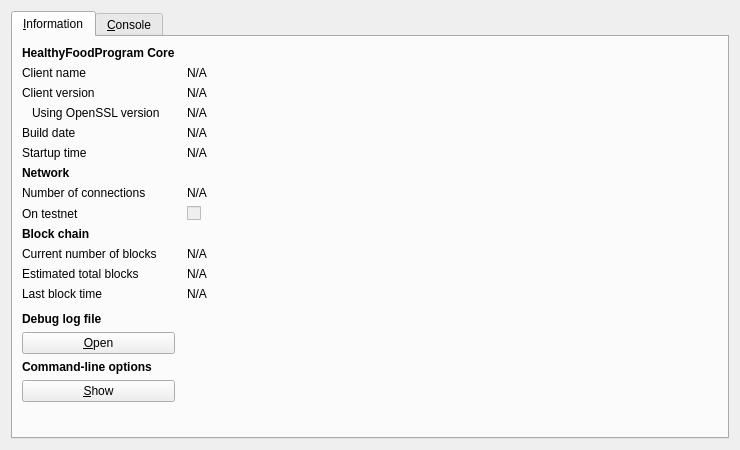
<?xml version="1.0" encoding="UTF-8"?>
<ui version="4.0">
 <class>RPCConsole</class>
 <widget class="QDialog" name="RPCConsole">
  <property name="geometry">
   <rect>
    <x>0</x>
    <y>0</y>
    <width>740</width>
    <height>450</height>
   </rect>
  </property>
  <property name="windowTitle">
   <string>HealthyFoodProgram - Debug window</string>
  </property>
  <layout class="QVBoxLayout" name="verticalLayout_2">
   <item>
    <widget class="QTabWidget" name="tabWidget">
     <property name="currentIndex">
      <number>0</number>
     </property>
     <widget class="QWidget" name="tab_info">
      <attribute name="title">
       <string>&amp;Information</string>
      </attribute>
      <layout class="QGridLayout" name="gridLayout" columnstretch="0,1">
       <property name="horizontalSpacing">
        <number>12</number>
       </property>
       <item row="0" column="0">
        <widget class="QLabel" name="label_9">
         <property name="font">
          <font>
           <weight>75</weight>
           <bold>true</bold>
          </font>
         </property>
         <property name="text">
          <string>HealthyFoodProgram Core</string>
         </property>
        </widget>
       </item>
       <item row="1" column="0">
        <widget class="QLabel" name="label_5">
         <property name="text">
          <string>Client name</string>
         </property>
        </widget>
       </item>
       <item row="1" column="1">
        <widget class="QLabel" name="clientName">
         <property name="cursor">
          <cursorShape>IBeamCursor</cursorShape>
         </property>
         <property name="text">
          <string>N/A</string>
         </property>
         <property name="textFormat">
          <enum>Qt::PlainText</enum>
         </property>
         <property name="textInteractionFlags">
          <set>Qt::LinksAccessibleByMouse|Qt::TextSelectableByKeyboard|Qt::TextSelectableByMouse</set>
         </property>
        </widget>
       </item>
       <item row="2" column="0">
        <widget class="QLabel" name="label_6">
         <property name="text">
          <string>Client version</string>
         </property>
        </widget>
       </item>
       <item row="2" column="1">
        <widget class="QLabel" name="clientVersion">
         <property name="cursor">
          <cursorShape>IBeamCursor</cursorShape>
         </property>
         <property name="text">
          <string>N/A</string>
         </property>
         <property name="textFormat">
          <enum>Qt::PlainText</enum>
         </property>
         <property name="textInteractionFlags">
          <set>Qt::LinksAccessibleByMouse|Qt::TextSelectableByKeyboard|Qt::TextSelectableByMouse</set>
         </property>
        </widget>
       </item>
       <item row="3" column="0">
        <widget class="QLabel" name="label_14">
         <property name="text">
          <string>Using OpenSSL version</string>
         </property>
         <property name="indent">
          <number>10</number>
         </property>
        </widget>
       </item>
       <item row="3" column="1">
        <widget class="QLabel" name="openSSLVersion">
         <property name="cursor">
          <cursorShape>IBeamCursor</cursorShape>
         </property>
         <property name="text">
          <string>N/A</string>
         </property>
         <property name="textFormat">
          <enum>Qt::PlainText</enum>
         </property>
         <property name="textInteractionFlags">
          <set>Qt::LinksAccessibleByMouse|Qt::TextSelectableByKeyboard|Qt::TextSelectableByMouse</set>
         </property>
        </widget>
       </item>
       <item row="4" column="0">
        <widget class="QLabel" name="label_12">
         <property name="text">
          <string>Build date</string>
         </property>
        </widget>
       </item>
       <item row="4" column="1">
        <widget class="QLabel" name="buildDate">
         <property name="cursor">
          <cursorShape>IBeamCursor</cursorShape>
         </property>
         <property name="text">
          <string>N/A</string>
         </property>
         <property name="textFormat">
          <enum>Qt::PlainText</enum>
         </property>
         <property name="textInteractionFlags">
          <set>Qt::LinksAccessibleByMouse|Qt::TextSelectableByKeyboard|Qt::TextSelectableByMouse</set>
         </property>
        </widget>
       </item>
       <item row="5" column="0">
        <widget class="QLabel" name="label_13">
         <property name="text">
          <string>Startup time</string>
         </property>
        </widget>
       </item>
       <item row="5" column="1">
        <widget class="QLabel" name="startupTime">
         <property name="cursor">
          <cursorShape>IBeamCursor</cursorShape>
         </property>
         <property name="text">
          <string>N/A</string>
         </property>
         <property name="textFormat">
          <enum>Qt::PlainText</enum>
         </property>
         <property name="textInteractionFlags">
          <set>Qt::LinksAccessibleByMouse|Qt::TextSelectableByKeyboard|Qt::TextSelectableByMouse</set>
         </property>
        </widget>
       </item>
       <item row="6" column="0">
        <widget class="QLabel" name="label_11">
         <property name="font">
          <font>
           <weight>75</weight>
           <bold>true</bold>
          </font>
         </property>
         <property name="text">
          <string>Network</string>
         </property>
        </widget>
       </item>
       <item row="7" column="0">
        <widget class="QLabel" name="label_7">
         <property name="text">
          <string>Number of connections</string>
         </property>
        </widget>
       </item>
       <item row="7" column="1">
        <widget class="QLabel" name="numberOfConnections">
         <property name="cursor">
          <cursorShape>IBeamCursor</cursorShape>
         </property>
         <property name="text">
          <string>N/A</string>
         </property>
         <property name="textFormat">
          <enum>Qt::PlainText</enum>
         </property>
         <property name="textInteractionFlags">
          <set>Qt::LinksAccessibleByMouse|Qt::TextSelectableByKeyboard|Qt::TextSelectableByMouse</set>
         </property>
        </widget>
       </item>
       <item row="8" column="0">
        <widget class="QLabel" name="label_8">
         <property name="text">
          <string>On testnet</string>
         </property>
        </widget>
       </item>
       <item row="8" column="1">
        <widget class="QCheckBox" name="isTestNet">
         <property name="enabled">
          <bool>false</bool>
         </property>
         <property name="text">
          <string/>
         </property>
        </widget>
       </item>
       <item row="9" column="0">
        <widget class="QLabel" name="label_10">
         <property name="font">
          <font>
           <weight>75</weight>
           <bold>true</bold>
          </font>
         </property>
         <property name="text">
          <string>Block chain</string>
         </property>
        </widget>
       </item>
       <item row="10" column="0">
        <widget class="QLabel" name="label_3">
         <property name="text">
          <string>Current number of blocks</string>
         </property>
        </widget>
       </item>
       <item row="10" column="1">
        <widget class="QLabel" name="numberOfBlocks">
         <property name="cursor">
          <cursorShape>IBeamCursor</cursorShape>
         </property>
         <property name="text">
          <string>N/A</string>
         </property>
         <property name="textFormat">
          <enum>Qt::PlainText</enum>
         </property>
         <property name="textInteractionFlags">
          <set>Qt::LinksAccessibleByMouse|Qt::TextSelectableByKeyboard|Qt::TextSelectableByMouse</set>
         </property>
        </widget>
       </item>
       <item row="11" column="0">
        <widget class="QLabel" name="label_4">
         <property name="text">
          <string>Estimated total blocks</string>
         </property>
        </widget>
       </item>
       <item row="11" column="1">
        <widget class="QLabel" name="totalBlocks">
         <property name="cursor">
          <cursorShape>IBeamCursor</cursorShape>
         </property>
         <property name="text">
          <string>N/A</string>
         </property>
         <property name="textFormat">
          <enum>Qt::PlainText</enum>
         </property>
         <property name="textInteractionFlags">
          <set>Qt::LinksAccessibleByMouse|Qt::TextSelectableByKeyboard|Qt::TextSelectableByMouse</set>
         </property>
        </widget>
       </item>
       <item row="12" column="0">
        <widget class="QLabel" name="label_2">
         <property name="text">
          <string>Last block time</string>
         </property>
        </widget>
       </item>
       <item row="12" column="1">
        <widget class="QLabel" name="lastBlockTime">
         <property name="cursor">
          <cursorShape>IBeamCursor</cursorShape>
         </property>
         <property name="text">
          <string>N/A</string>
         </property>
         <property name="textFormat">
          <enum>Qt::PlainText</enum>
         </property>
         <property name="textInteractionFlags">
          <set>Qt::LinksAccessibleByMouse|Qt::TextSelectableByKeyboard|Qt::TextSelectableByMouse</set>
         </property>
        </widget>
       </item>
       <item row="13" column="0">
        <spacer name="verticalSpacer_2">
         <property name="orientation">
          <enum>Qt::Vertical</enum>
         </property>
         <property name="sizeHint" stdset="0">
          <size>
           <width>20</width>
           <height>20</height>
          </size>
         </property>
        </spacer>
       </item>
       <item row="14" column="0">
        <widget class="QLabel" name="labelDebugLogfile">
         <property name="font">
          <font>
           <weight>75</weight>
           <bold>true</bold>
          </font>
         </property>
         <property name="text">
          <string>Debug log file</string>
         </property>
        </widget>
       </item>
       <item row="15" column="0">
        <widget class="QPushButton" name="openDebugLogfileButton">
         <property name="toolTip">
          <string>Open the HealthyFoodProgram debug log file from the current data directory. This can take a few seconds for large log files.</string>
         </property>
         <property name="text">
          <string>&amp;Open</string>
         </property>
         <property name="autoDefault">
          <bool>false</bool>
         </property>
        </widget>
       </item>
       <item row="16" column="0">
        <widget class="QLabel" name="labelCLOptions">
         <property name="font">
          <font>
           <weight>75</weight>
           <bold>true</bold>
          </font>
         </property>
         <property name="text">
          <string>Command-line options</string>
         </property>
        </widget>
       </item>
       <item row="17" column="0">
        <widget class="QPushButton" name="showCLOptionsButton">
         <property name="toolTip">
          <string>Show the HealthyFoodProgram-Qt help message to get a list with possible HealthyFoodProgram command-line options.</string>
         </property>
         <property name="text">
          <string>&amp;Show</string>
         </property>
         <property name="autoDefault">
          <bool>false</bool>
         </property>
        </widget>
       </item>
       <item row="18" column="0">
        <spacer name="verticalSpacer">
         <property name="orientation">
          <enum>Qt::Vertical</enum>
         </property>
         <property name="sizeHint" stdset="0">
          <size>
           <width>20</width>
           <height>40</height>
          </size>
         </property>
        </spacer>
       </item>
      </layout>
     </widget>
     <widget class="QWidget" name="tab_console">
      <attribute name="title">
       <string>&amp;Console</string>
      </attribute>
      <layout class="QVBoxLayout" name="verticalLayout_3">
       <property name="spacing">
        <number>3</number>
       </property>
       <item>
        <widget class="QTextEdit" name="messagesWidget">
         <property name="minimumSize">
          <size>
           <width>0</width>
           <height>100</height>
          </size>
         </property>
         <property name="readOnly">
          <bool>true</bool>
         </property>
         <property name="tabKeyNavigation" stdset="0">
          <bool>false</bool>
         </property>
         <property name="columnCount" stdset="0">
          <number>2</number>
         </property>
        </widget>
       </item>
       <item>
        <layout class="QHBoxLayout" name="horizontalLayout">
         <property name="spacing">
          <number>3</number>
         </property>
         <item>
          <widget class="QLabel" name="label">
           <property name="text">
            <string notr="true">&gt;</string>
           </property>
          </widget>
         </item>
         <item>
          <widget class="QLineEdit" name="lineEdit"/>
         </item>
         <item>
          <widget class="QPushButton" name="clearButton">
           <property name="maximumSize">
            <size>
             <width>24</width>
             <height>24</height>
            </size>
           </property>
           <property name="toolTip">
            <string>Clear console</string>
           </property>
           <property name="text">
            <string/>
           </property>
           <property name="icon">
            <iconset resource="../bitcoin.qrc">
             <normaloff>:/icons/remove</normaloff>:/icons/remove</iconset>
           </property>
           <property name="shortcut">
            <string notr="true">Ctrl+L</string>
           </property>
           <property name="autoDefault">
            <bool>false</bool>
           </property>
          </widget>
         </item>
        </layout>
       </item>
      </layout>
     </widget>
    </widget>
   </item>
  </layout>
 </widget>
 <resources>
  <include location="../bitcoin.qrc"/>
 </resources>
 <connections/>
</ui>
